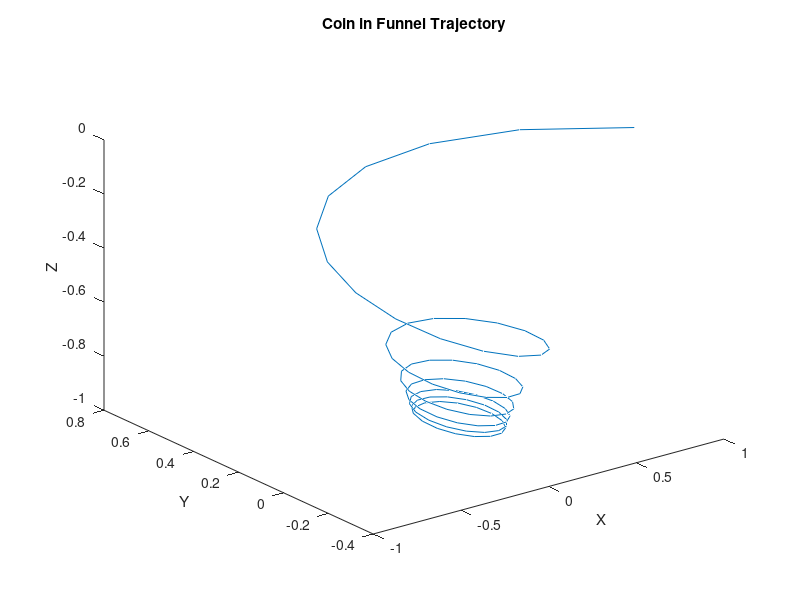

Write MATLAB code to recreate this figure.
% Coin Funnel
%
% Plot trajectory of coin in funnel
%
% Nick Eyre - Sept 2012
% Olin College ENGR 2340 - Dynamics
% Assignment 2 - Problem 1
% Dynamics, Analysis and Design of Systems in Motion Problem 2.3.31

clear,clf

%Calculate Trajectory Given Equations from Problem
T = linspace(0,10,100);
Theta = 4*T;
Z = -T./(T+1);
R = exp(2*Z);

%Convert to Cartesian & Plot
[X,Y,Z] = pol2cart(Theta,R,Z);
plot3(X,Y,Z);

xlabel('X')
ylabel('Y')
zlabel('Z')
title('Coin in Funnel Trajectory')